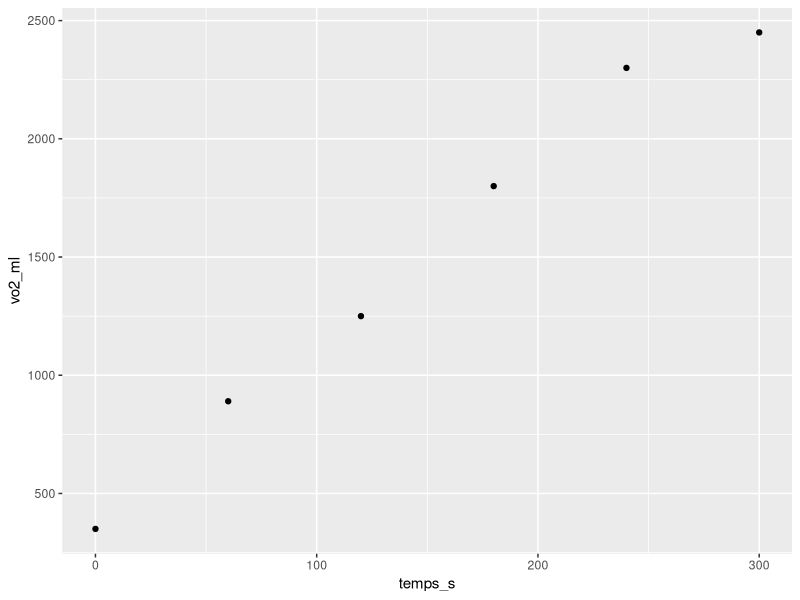
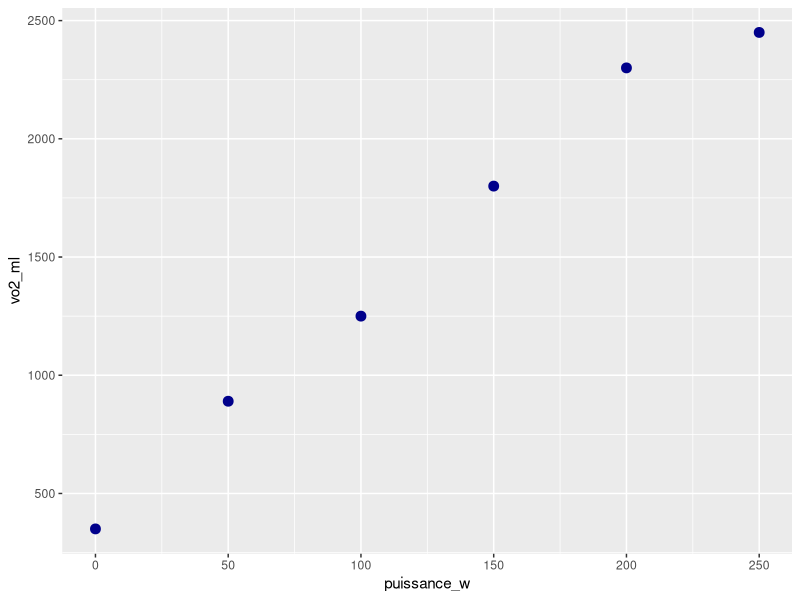
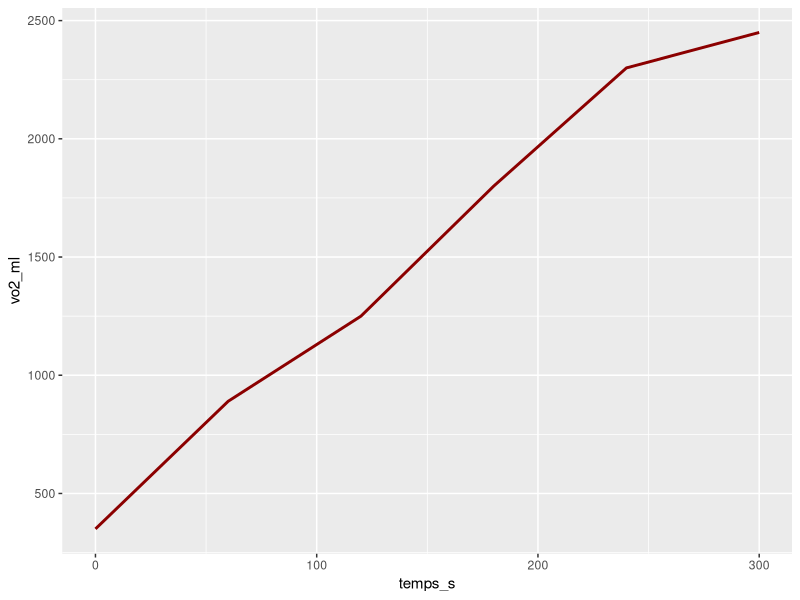
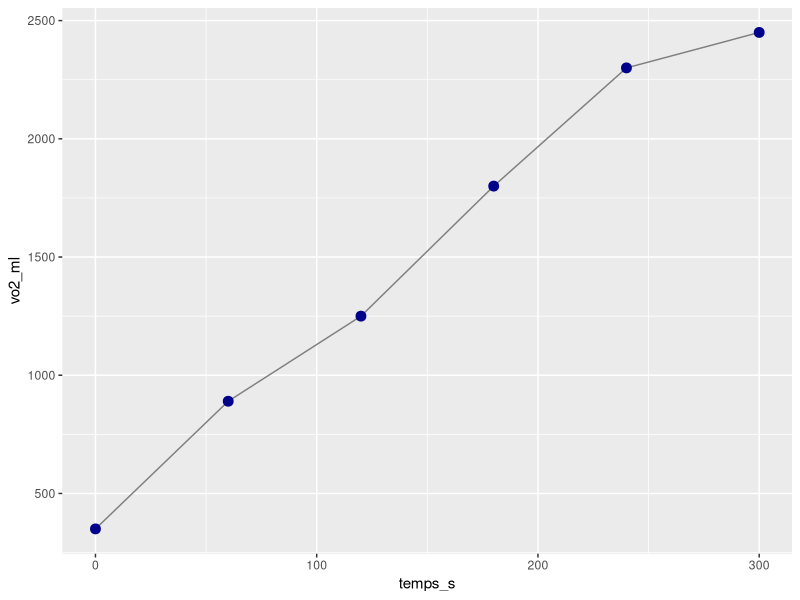
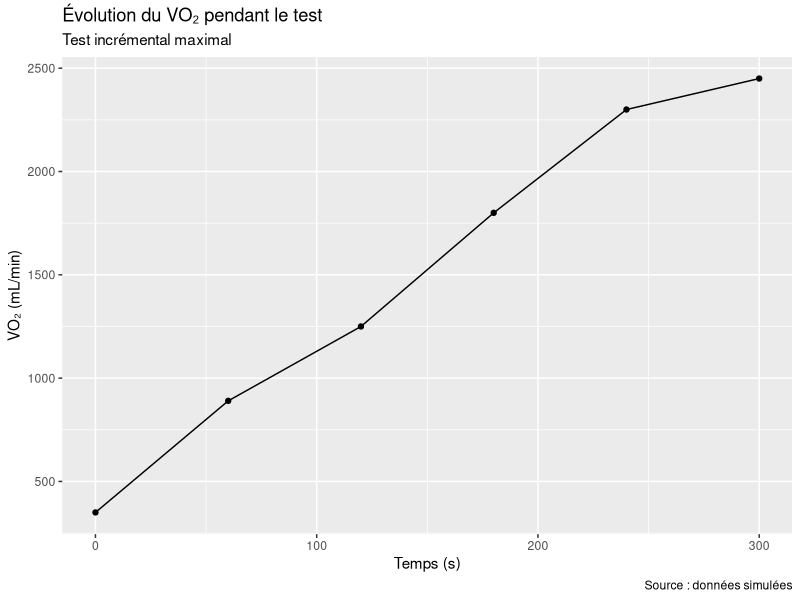
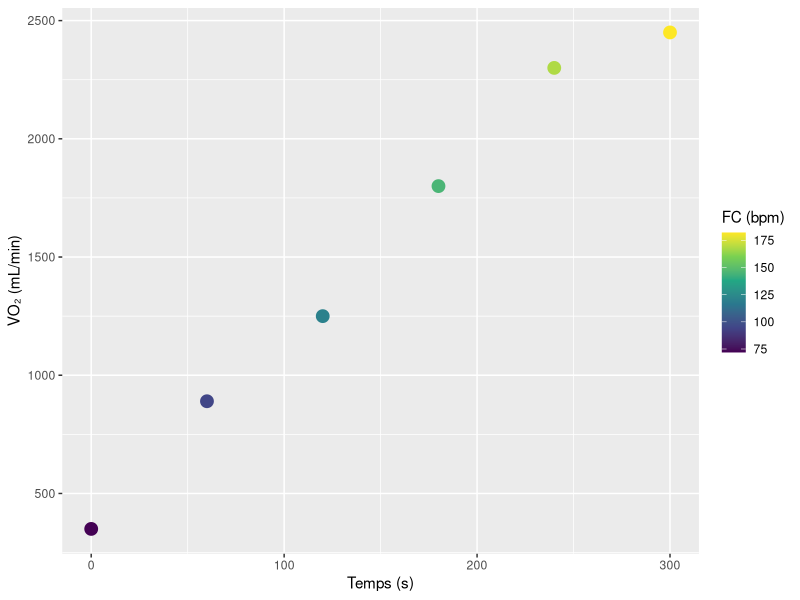
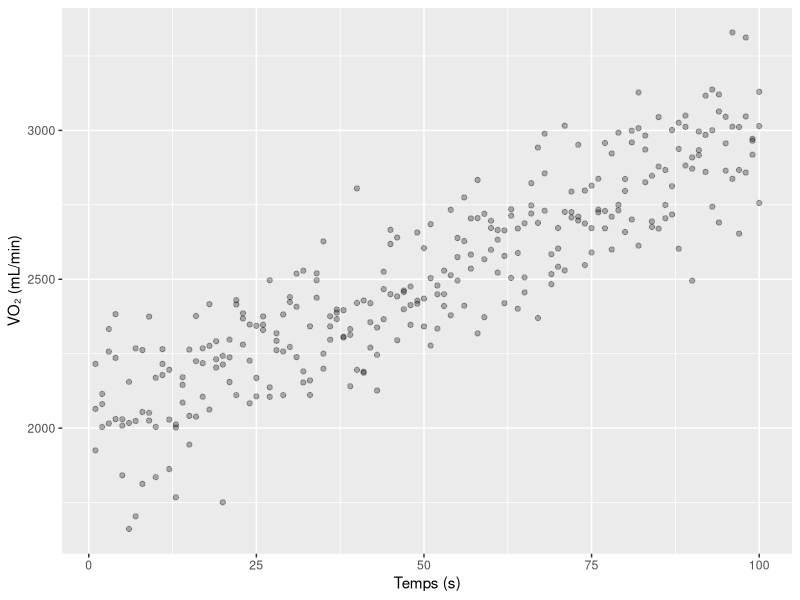
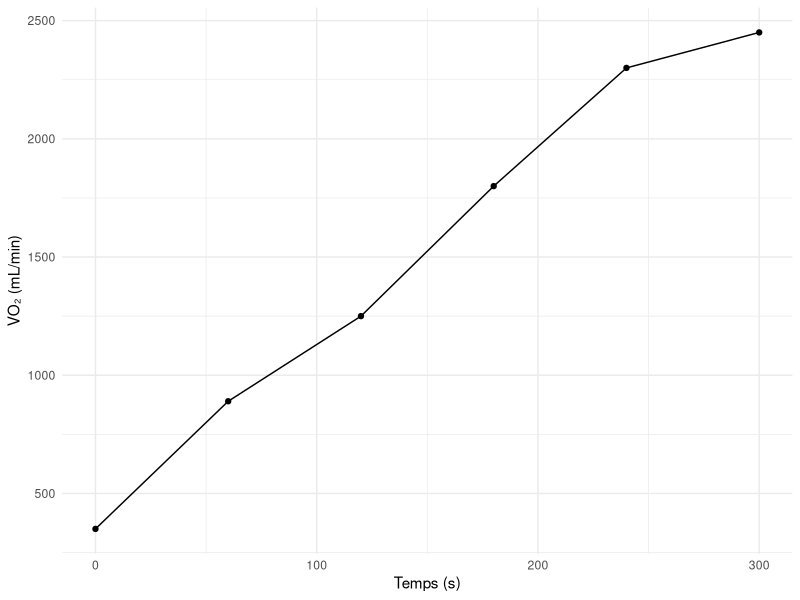

Here is the R script that generated these plots, in order:
## ---- chunk 1
# Ceci est un commentaire - R l'ignore
# Les commentaires commencent par #

print("Bienvenue dans R!")
## ---- chunk 2
# Assigner la valeur 75 à la variable "masse"
masse <- 75

# Assigner la valeur 1.80 à la variable "taille"
taille <- 1.80

# Afficher le contenu d'une variable (tapez simplement son nom)
masse
## ---- chunk 3
# Addition, soustraction, multiplication, division
10 + 5
20 - 8
4 * 7
100 / 4

# Puissance
2^3  # 2 à la puissance 3

# Calcul avec des variables
imc <- masse / taille^2
imc
## ---- chunk 4
# Syntaxe : nom_fonction(argument1, argument2, ...)

# Racine carrée
sqrt(16)

# Arrondir à 2 décimales
round(3.14159, digits = 2)

# Valeur absolue
abs(-5)

# Moyenne d'un ensemble de valeurs
mean(c(10, 20, 30, 40, 50))
## ---- chunk 5
# Créer un vecteur de fréquences cardiaques
fc <- c(72, 85, 110, 145, 178, 185)

# Longueur du vecteur
length(fc)

# Accéder à un élément (R commence à 1, pas à 0!)
fc[1]   # Premier élément
fc[3]   # Troisième élément

# Accéder à plusieurs éléments
fc[c(1, 3, 5)]  # 1er, 3e et 5e éléments
fc[2:4]         # Éléments 2 à 4
## ---- chunk 6
# Statistiques descriptives
mean(fc)    # Moyenne
sd(fc)      # Écart-type
min(fc)     # Minimum
max(fc)     # Maximum
range(fc)   # Min et max ensemble

# Résumé complet
summary(fc)
## ---- chunk 7
# Sans pipe (difficile à lire avec plusieurs opérations)
round(sqrt(mean(fc)), 2)

# Avec pipe (se lit de gauche à droite)
fc |>
  mean() |>
  sqrt() |>
  round(2)
## ---- chunk 8
# Charger le tidyverse (fait une seule fois au début du document)
library(tidyverse)
## ---- chunk 9
# Créer un petit tableau d'exemple
donnees_test <- tibble(
  temps_s = c(0, 60, 120, 180, 240, 300),
  vo2_ml = c(350, 890, 1250, 1800, 2300, 2450),
  fc_bpm = c(72, 95, 120, 145, 168, 182),
  puissance_w = c(0, 50, 100, 150, 200, 250)
)

# Afficher le tableau
donnees_test
## ---- chunk 10
# Aperçu de la structure (colonnes, types, premières valeurs)
glimpse(donnees_test)

# Premières lignes
head(donnees_test)

# Dernières lignes
tail(donnees_test)

# Dimensions (lignes x colonnes)
dim(donnees_test)

# Noms des colonnes
names(donnees_test)

# Résumé statistique
summary(donnees_test)
## ---- chunk 11
# Garder seulement certaines colonnes
donnees_test |>
  select(temps_s, vo2_ml)

# Exclure une colonne
donnees_test |>
  select(-puissance_w)
## ---- chunk 12
# Garder les lignes où la puissance > 100 W
donnees_test |>
  filter(puissance_w > 100)

# Plusieurs conditions (ET)
donnees_test |>
  filter(puissance_w > 100, fc_bpm < 170)

# Conditions OU
donnees_test |>
  filter(puissance_w < 50 | puissance_w > 200)
## ---- chunk 13
# Ajouter une nouvelle colonne
donnees_test |>
  mutate(
    vo2_L = vo2_ml / 1000,  # Convertir mL en L
    temps_min = temps_s / 60  # Convertir s en min
  )

# Modifier une colonne existante
donnees_test |>
  mutate(vo2_ml = round(vo2_ml, -1))  # Arrondir à la dizaine
## ---- chunk 14
# Trier par VO₂ croissant
donnees_test |>
  arrange(vo2_ml)

# Trier par VO₂ décroissant
donnees_test |>
  arrange(desc(vo2_ml))
## ---- chunk 15
# Calculer des statistiques résumées
donnees_test |>
  summarise(
    vo2_moyen = mean(vo2_ml),
    vo2_max = max(vo2_ml),
    fc_max = max(fc_bpm)
  )
## ---- chunk 16
donnees_test |>
  filter(puissance_w > 0) |>           # Exclure le repos
  mutate(vo2_L = vo2_ml / 1000) |>     # Convertir en L
  select(temps_s, puissance_w, vo2_L)  # Garder ces colonnes
## ---- chunk 17
#| fig-cap: "Structure de base d'un graphique ggplot2"

# Structure : ggplot(données, aes(x = ..., y = ...)) + geom_xxx()
ggplot(donnees_test, aes(x = temps_s, y = vo2_ml)) +
  geom_point()
## ---- chunk 18
#| fig-cap: "Nuage de points : VO₂ en fonction de la puissance"

ggplot(donnees_test, aes(x = puissance_w, y = vo2_ml)) +
  geom_point(size = 3, color = "darkblue")
## ---- chunk 19
#| fig-cap: "Courbe : évolution du VO₂ dans le temps"

ggplot(donnees_test, aes(x = temps_s, y = vo2_ml)) +
  geom_line(linewidth = 1, color = "darkred")
## ---- chunk 20
#| fig-cap: "Combinaison de points et de ligne"

ggplot(donnees_test, aes(x = temps_s, y = vo2_ml)) +
  geom_line(color = "gray50") +
  geom_point(size = 3, color = "darkblue")
## ---- chunk 21
#| fig-cap: "Graphique avec titres et étiquettes"

ggplot(donnees_test, aes(x = temps_s, y = vo2_ml)) +
  geom_line() +
  geom_point() +
  labs(
    title = "Évolution du VO₂ pendant le test",
    subtitle = "Test incrémental maximal",
    x = "Temps (s)",
    y = "VO₂ (mL/min)",
    caption = "Source : données simulées"
  )
## ---- chunk 22
#| fig-cap: "Couleur représentant la fréquence cardiaque"

ggplot(donnees_test, aes(x = temps_s, y = vo2_ml, color = fc_bpm)) +
  geom_point(size = 4) +
  scale_color_viridis_c() +  # Échelle de couleur continue
  labs(
    x = "Temps (s)",
    y = "VO₂ (mL/min)",
    color = "FC (bpm)"
  )
## ---- chunk 23
#| fig-cap: "Utilisation de la transparence"

# Créer des données avec plus de bruit pour illustrer
set.seed(42)
donnees_bruit <- tibble(
  temps = rep(1:100, each = 3),
  vo2 = 2000 + temps * 10 + rnorm(300, 0, 150)
)

ggplot(donnees_bruit, aes(x = temps, y = vo2)) +
  geom_point(alpha = 0.3) +  # Points semi-transparents
  labs(x = "Temps (s)", y = "VO₂ (mL/min)")
## ---- chunk 24
#| fig-cap: "Différents thèmes disponibles"

# Graphique de base
p <- ggplot(donnees_test, aes(x = temps_s, y = vo2_ml)) +
  geom_line() +
  geom_point() +
  labs(x = "Temps (s)", y = "VO₂ (mL/min)")

# Thème minimaliste (recommandé pour les publications)
p + theme_minimal()
## ---- chunk 25
#| fig-cap: "Superposition de données brutes et lissées"

# Simuler des données brutes vs lissées
set.seed(123)
exemple <- tibble(
  temps = 1:50,
  vo2_brut = 1500 + temps * 20 + rnorm(50, 0, 100),
  vo2_lisse = 1500 + temps * 20
)

ggplot(exemple, aes(x = temps)) +
  geom_line(aes(y = vo2_brut), alpha = 0.3, color = "gray40") +
  geom_line(aes(y = vo2_lisse), color = "blue", linewidth = 1.2) +
  labs(
    title = "Comparaison données brutes vs lissées",
    x = "Temps (s)",
    y = "VO₂ (mL/min)"
  ) +
  theme_minimal()
## ---- chunk 26
# Votre code R ici
mean(c(1, 2, 3))
## ---- chunk 27
puissances <- c(50, 100, 150, 200, 250, 300)
moyenne_puissance <- mean(puissances)
puissance_max <- max(puissances)
puissances_kw <- puissances / 10

# Vérification
moyenne_puissance
puissance_max
puissances_kw
## ---- chunk 28
# Données pour l'exercice
exercice_data <- tibble(
  sujet = c("A", "B", "C", "D", "E"),
  vo2max_ml = c(3200, 4100, 2800, 3600, 4500),
  masse_kg = c(70, 82, 58, 75, 90),
  age = c(25, 32, 28, 22, 35)
)
## ---- chunk 29
# 1. Aperçu
glimpse(exercice_data)

# 2. Filtrer
exercice_data |>
  filter(vo2max_ml > 3500)

# 3. Ajouter colonne
exercice_data |>
  mutate(vo2max_relatif = vo2max_ml / masse_kg)

# 4. Trier
exercice_data |>
  mutate(vo2max_relatif = vo2max_ml / masse_kg) |>
  arrange(desc(vo2max_relatif))
## ---- chunk 30
ggplot(exercice_data, aes(x = masse_kg, y = vo2max_ml)) +
  geom_point(size = 4, color = "blue") +
  labs(
    title = "Relation entre la masse corporelle et le VO₂max",
    x = "Masse corporelle (kg)",
    y = "VO₂max (mL/min)"
  ) +
  theme_minimal()
